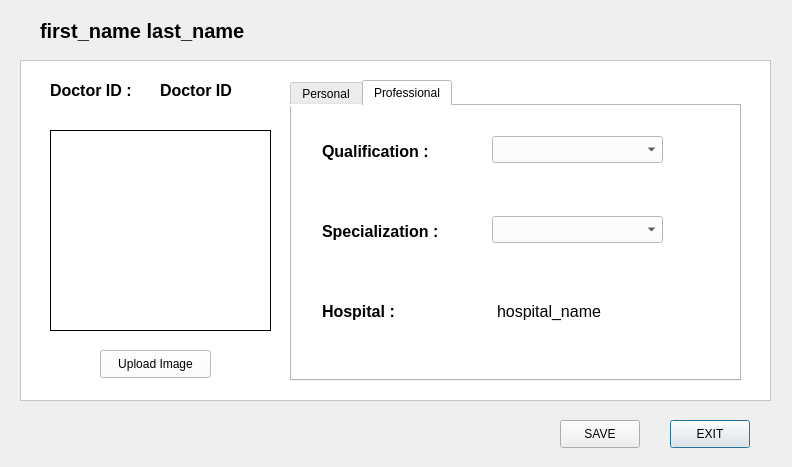
<?xml version="1.0" encoding="UTF-8"?>
<ui version="4.0">
 <class>editProfile</class>
 <widget class="QDialog" name="editProfile">
  <property name="geometry">
   <rect>
    <x>0</x>
    <y>0</y>
    <width>792</width>
    <height>467</height>
   </rect>
  </property>
  <property name="windowTitle">
   <string>Profile</string>
  </property>
  <property name="styleSheet">
   <string notr="true"/>
  </property>
  <widget class="QPushButton" name="exitButton">
   <property name="geometry">
    <rect>
     <x>670</x>
     <y>420</y>
     <width>80</width>
     <height>28</height>
    </rect>
   </property>
   <property name="styleSheet">
    <string notr="true"/>
   </property>
   <property name="text">
    <string>EXIT</string>
   </property>
  </widget>
  <widget class="QPushButton" name="saveButton">
   <property name="geometry">
    <rect>
     <x>560</x>
     <y>420</y>
     <width>80</width>
     <height>28</height>
    </rect>
   </property>
   <property name="styleSheet">
    <string notr="true"/>
   </property>
   <property name="text">
    <string>SAVE</string>
   </property>
  </widget>
  <widget class="QFrame" name="frame">
   <property name="geometry">
    <rect>
     <x>20</x>
     <y>60</y>
     <width>751</width>
     <height>341</height>
    </rect>
   </property>
   <property name="styleSheet">
    <string notr="true">background:white;</string>
   </property>
   <property name="frameShape">
    <enum>QFrame::StyledPanel</enum>
   </property>
   <property name="frameShadow">
    <enum>QFrame::Raised</enum>
   </property>
   <widget class="QWidget" name="widget" native="true">
    <property name="geometry">
     <rect>
      <x>30</x>
      <y>70</y>
      <width>221</width>
      <height>201</height>
     </rect>
    </property>
    <property name="autoFillBackground">
     <bool>false</bool>
    </property>
    <property name="styleSheet">
     <string notr="true">image: url(:/doctor_icon.png);
border-style:solid;
border-width:1px;
border-color: rgb(0, 0, 0);</string>
    </property>
   </widget>
   <widget class="QLabel" name="doctorIDLabel">
    <property name="geometry">
     <rect>
      <x>30</x>
      <y>10</y>
      <width>101</width>
      <height>41</height>
     </rect>
    </property>
    <property name="text">
     <string>&lt;html&gt;&lt;head/&gt;&lt;body&gt;&lt;p&gt;&lt;span style=&quot; font-size:12pt; font-weight:600;&quot;&gt;Doctor ID :&lt;/span&gt;&lt;/p&gt;&lt;/body&gt;&lt;/html&gt;</string>
    </property>
   </widget>
   <widget class="QLabel" name="doctorID">
    <property name="geometry">
     <rect>
      <x>140</x>
      <y>10</y>
      <width>211</width>
      <height>41</height>
     </rect>
    </property>
    <property name="styleSheet">
     <string notr="true">font-size:12pt;
font-weight:bold;</string>
    </property>
    <property name="text">
     <string>Doctor ID</string>
    </property>
   </widget>
   <widget class="QPushButton" name="uploadImage">
    <property name="geometry">
     <rect>
      <x>80</x>
      <y>290</y>
      <width>111</width>
      <height>28</height>
     </rect>
    </property>
    <property name="text">
     <string>Upload Image</string>
    </property>
   </widget>
   <widget class="QTabWidget" name="tabWidget">
    <property name="geometry">
     <rect>
      <x>270</x>
      <y>20</y>
      <width>451</width>
      <height>301</height>
     </rect>
    </property>
    <property name="styleSheet">
     <string notr="true"/>
    </property>
    <property name="currentIndex">
     <number>1</number>
    </property>
    <widget class="QWidget" name="personal">
     <attribute name="title">
      <string>Personal</string>
     </attribute>
     <widget class="QTextBrowser" name="address">
      <property name="geometry">
       <rect>
        <x>140</x>
        <y>20</y>
        <width>291</width>
        <height>101</height>
       </rect>
      </property>
      <property name="styleSheet">
       <string notr="true"/>
      </property>
      <property name="placeholderText">
       <string>Update your address</string>
      </property>
     </widget>
     <widget class="QLabel" name="addressLabel">
      <property name="geometry">
       <rect>
        <x>30</x>
        <y>60</y>
        <width>111</width>
        <height>31</height>
       </rect>
      </property>
      <property name="text">
       <string>&lt;html&gt;&lt;head/&gt;&lt;body&gt;&lt;p&gt;&lt;span style=&quot; font-size:12pt; font-weight:600;&quot;&gt;Address :&lt;/span&gt;&lt;/p&gt;&lt;/body&gt;&lt;/html&gt;</string>
      </property>
     </widget>
     <widget class="QLabel" name="city">
      <property name="geometry">
       <rect>
        <x>140</x>
        <y>150</y>
        <width>181</width>
        <height>31</height>
       </rect>
      </property>
      <property name="styleSheet">
       <string notr="true">font-size:12pt;</string>
      </property>
      <property name="text">
       <string>city_name</string>
      </property>
     </widget>
     <widget class="QLabel" name="stateLabel">
      <property name="geometry">
       <rect>
        <x>30</x>
        <y>200</y>
        <width>111</width>
        <height>31</height>
       </rect>
      </property>
      <property name="text">
       <string>&lt;html&gt;&lt;head/&gt;&lt;body&gt;&lt;p&gt;&lt;span style=&quot; font-size:12pt; font-weight:600;&quot;&gt;State : &lt;/span&gt;&lt;/p&gt;&lt;/body&gt;&lt;/html&gt;</string>
      </property>
     </widget>
     <widget class="QLabel" name="state">
      <property name="geometry">
       <rect>
        <x>140</x>
        <y>200</y>
        <width>181</width>
        <height>31</height>
       </rect>
      </property>
      <property name="styleSheet">
       <string notr="true">font-size:12pt;</string>
      </property>
      <property name="text">
       <string>state_name</string>
      </property>
     </widget>
     <widget class="QLabel" name="cityLabel">
      <property name="geometry">
       <rect>
        <x>30</x>
        <y>150</y>
        <width>111</width>
        <height>31</height>
       </rect>
      </property>
      <property name="text">
       <string>&lt;html&gt;&lt;head/&gt;&lt;body&gt;&lt;p&gt;&lt;span style=&quot; font-size:12pt; font-weight:600;&quot;&gt;City : &lt;/span&gt;&lt;/p&gt;&lt;/body&gt;&lt;/html&gt;</string>
      </property>
     </widget>
    </widget>
    <widget class="QWidget" name="professional">
     <attribute name="title">
      <string>Professional</string>
     </attribute>
     <widget class="QLabel" name="hospital">
      <property name="geometry">
       <rect>
        <x>205</x>
        <y>190</y>
        <width>201</width>
        <height>31</height>
       </rect>
      </property>
      <property name="styleSheet">
       <string notr="true">font-size:12pt;</string>
      </property>
      <property name="text">
       <string>hospital_name</string>
      </property>
     </widget>
     <widget class="QLabel" name="specializationLabel">
      <property name="geometry">
       <rect>
        <x>30</x>
        <y>110</y>
        <width>171</width>
        <height>31</height>
       </rect>
      </property>
      <property name="text">
       <string>&lt;html&gt;&lt;head/&gt;&lt;body&gt;&lt;p&gt;&lt;span style=&quot; font-size:12pt; font-weight:600;&quot;&gt;Specialization :&lt;/span&gt;&lt;/p&gt;&lt;/body&gt;&lt;/html&gt;</string>
      </property>
     </widget>
     <widget class="QLabel" name="qualificationLabel">
      <property name="geometry">
       <rect>
        <x>30</x>
        <y>30</y>
        <width>171</width>
        <height>31</height>
       </rect>
      </property>
      <property name="text">
       <string>&lt;html&gt;&lt;head/&gt;&lt;body&gt;&lt;p&gt;&lt;span style=&quot; font-size:12pt; font-weight:600;&quot;&gt;Qualification :&lt;/span&gt;&lt;/p&gt;&lt;/body&gt;&lt;/html&gt;</string>
      </property>
     </widget>
     <widget class="QLabel" name="hospitalLabel">
      <property name="geometry">
       <rect>
        <x>30</x>
        <y>190</y>
        <width>111</width>
        <height>31</height>
       </rect>
      </property>
      <property name="text">
       <string>&lt;html&gt;&lt;head/&gt;&lt;body&gt;&lt;p&gt;&lt;span style=&quot; font-size:12pt; font-weight:600;&quot;&gt;Hospital : &lt;/span&gt;&lt;/p&gt;&lt;/body&gt;&lt;/html&gt;</string>
      </property>
     </widget>
     <widget class="QComboBox" name="qualificationComboBox">
      <property name="geometry">
       <rect>
        <x>200</x>
        <y>30</y>
        <width>171</width>
        <height>27</height>
       </rect>
      </property>
     </widget>
     <widget class="QComboBox" name="specializationComboBox">
      <property name="geometry">
       <rect>
        <x>200</x>
        <y>110</y>
        <width>171</width>
        <height>27</height>
       </rect>
      </property>
     </widget>
    </widget>
   </widget>
  </widget>
  <widget class="QLabel" name="name">
   <property name="geometry">
    <rect>
     <x>40</x>
     <y>10</y>
     <width>371</width>
     <height>41</height>
    </rect>
   </property>
   <property name="styleSheet">
    <string notr="true">font-weight:bold;
font-size:15pt;</string>
   </property>
   <property name="text">
    <string>first_name last_name</string>
   </property>
  </widget>
 </widget>
 <resources>
  <include location="../../../Images/img.qrc"/>
 </resources>
 <connections/>
</ui>
